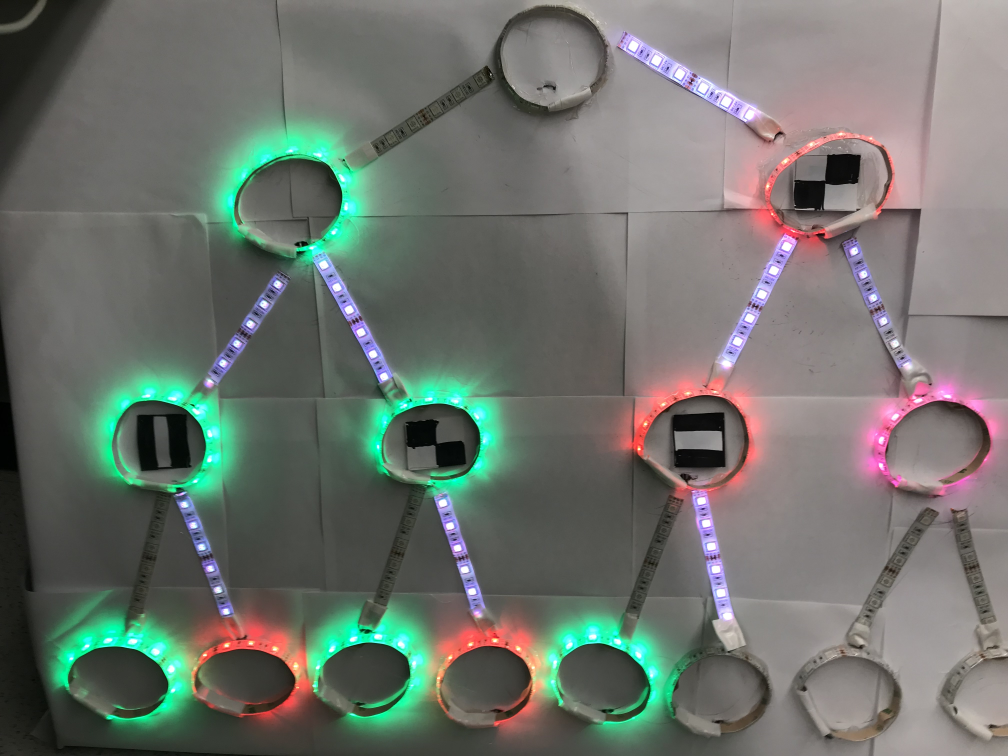
#> input picture newCircleTest7.jpg, 4032 x 3024 px (shown at 1/4 size)
$ python detect_circles_template-backup.py   (Python 2 division)   (older library calls are emulated)
#> lines starting #> are read from the running program, lines starting #| are printed output that depends on the picture
# import the necessary packages
import numpy as np
import argparse
import cv2

# [7 lines of commented-out code are left out]
filename = 'newCircleTest7.jpg'
W = 1000.
oriimg = cv2.imread(filename,cv2.CV_LOAD_IMAGE_COLOR)
#> oriimg is the input picture: shape (3024, 4032, 3); mean B, G, R 108.4, 114.5, 110
height, width, depth = oriimg.shape
#> height = 3024; width = 4032; depth = 3
imgScale = W/width
#> imgScale = 0.248
newX,newY = oriimg.shape[1]*imgScale, oriimg.shape[0]*imgScale
#> newX = 1000; newY = 750
image = cv2.resize(oriimg,(int(newX),int(newY)))
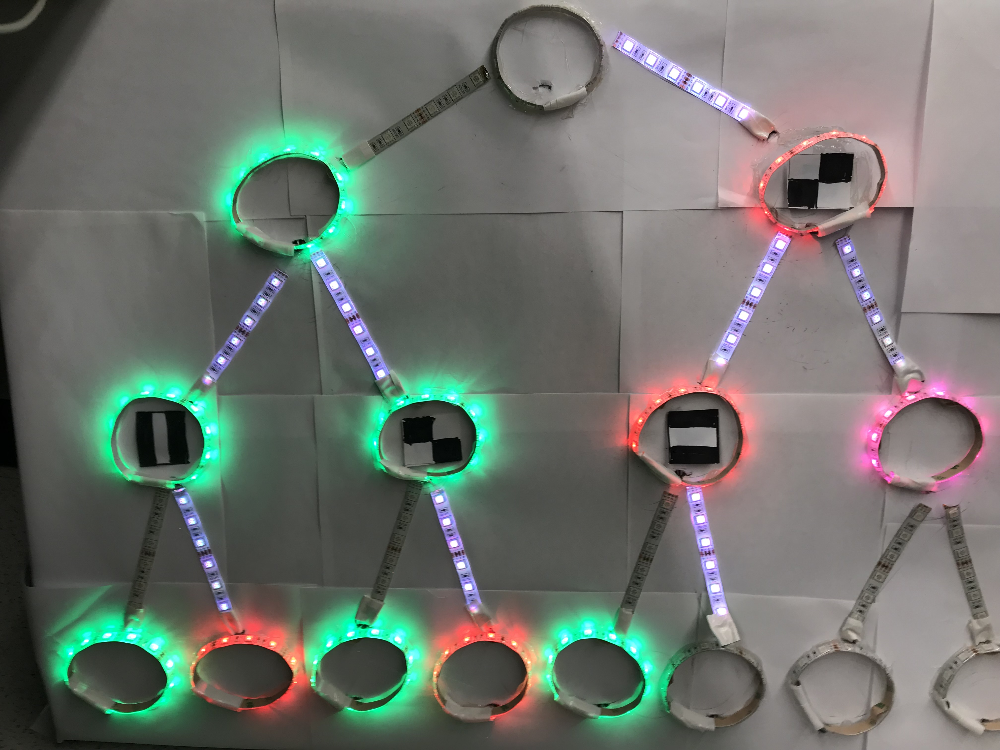
#> image: shape (750, 1000, 3); mean B, G, R 108.3, 114.5, 109.9
output = image.copy()
gray = cv2.cvtColor(image, cv2.COLOR_BGR2GRAY)
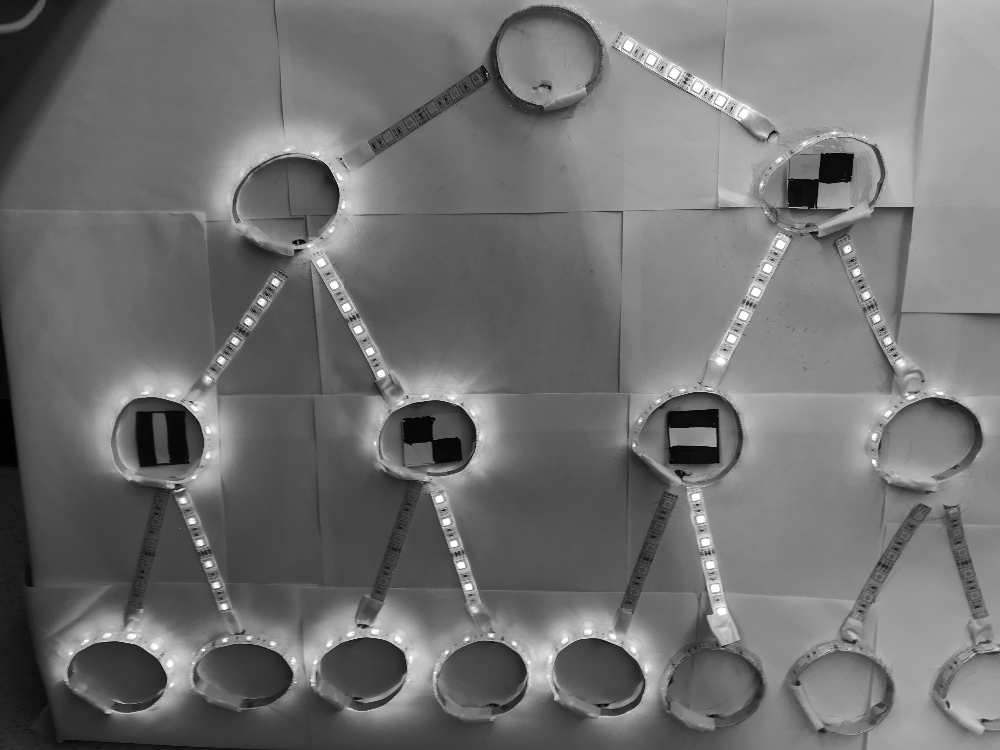
#> gray: shape (750, 1000); min 0, max 255, mean 112.4

# detect circles in the image
circles = cv2.HoughCircles(gray, cv2.cv.CV_HOUGH_GRADIENT, 2, 150, maxRadius = 75)#,  maxRadius = 80)#, maxRadius = 80) #, param1=128, minRadius=10, maxRadius=50)
#> circles = [[285, 203, 47.4], [551, 57, 51.8], [689, 437, 49.6], [817, 195, 51.8], [157, 441, 47.2], [935, 457, 58.4], [363, 667, 43], [429, 437, 47.4], [847, 685, 49.4], [123, 667, 47.4], [597, 671, 43]]
#
def max(x,y):
   if (x>y):
      return x
   else:
      return y

def sortFunction(r,x,y):
   return max(y-500, 0)**4+ r*r

def findLoc(image, template, threshold):
    img_rgb = image
    img_gray = cv2.cvtColor(img_rgb, cv2.COLOR_BGR2GRAY)
    template = cv2.imread(template, 0)
    res = cv2.matchTemplate(img_gray, template, cv2.TM_CCOEFF_NORMED)
    return res

def circle_helper(oriimg):
    W = 220.
    height, width, depth = oriimg.shape
    imgScale = W/width
    newX,newY = oriimg.shape[1]*imgScale, oriimg.shape[0]*imgScale
    image = cv2.resize(oriimg,(int(newX),int(newY)))

    output = image.copy()

    templateResult = []
    templates = ["mask0.png", "mask1.png", "mask2.png", "mask3.png", "mask4.png"]
    for i in range(len(templates)):
        loc = findLoc(image, templates[i], 0.5)
        templateResult.append(loc)

        min_val, max_val, min_loc, max_loc = cv2.minMaxLoc(loc)
        print "template ",i
        print "max_val", max_val


#ensure at least some circles were found
if circles is not None:
	# convert the (x, y) coordinates and radius of the circles to integers
	circles = np.round(circles[0, :]).astype("int")
#> circles = [[285, 203, 47], [551, 57, 52], [689, 437, 50], [817, 195, 52], [157, 441, 47], [935, 457, 58], [363, 667, 43], [429, 437, 47], [847, 685, 49], [123, 667, 47], [597, 671, 43]]

	# loop over the (x, y) coordinates and radius of the circles
	radiusList = []
        for (x, y, r) in circles:
		# draw the circle in the output image, then draw a rectangle
		# corresponding to the center of the circle
                print "radius: ", r, ", x: ", x,", y:", y

                radiusList.append(sortFunction(r,x,y))
#> this loop made 11 passes
#| radius:  47 , x:  285 , y: 203
#| radius:  52 , x:  551 , y: 57
#| radius:  50 , x:  689 , y: 437
#| radius:  52 , x:  817 , y: 195
#| radius:  47 , x:  157 , y: 441
#| radius:  58 , x:  935 , y: 457
#| radius:  43 , x:  363 , y: 667
#| radius:  47 , x:  429 , y: 437
#> (further printed lines are left out)
#> after the loop, radiusList = [2209, 2704, 2500, 2704, 2209, 3364, 777798170, 2209, 1171353026, 777798530, 855037930]
		#cv2.circle(output, (x, y), r, (0, 255, 0), 4)
		#cv2.rectangle(output, (x - 5, y - 5), (x + 5, y + 5), (0, 128, 255), -1)
        radiusList.sort()
        print "circles master list: ", circles
#| circles master list:  [[285 203  47]
#|  [551  57  52]
#|  [689 437  50]
#|  [817 195  52]
#|  [157 441  47]
#|  [935 457  58]
#|  [363 667  43]
#|  [429 437  47]
#|  [847 685  49]
#|  [123 667  47]
#|  [597 671  43]]
        goodCircleList = []
        counter = 0
 	for (x, y, r) in circles:
		# draw the circle in the output image, then draw a rectangle
		# corresponding to the center of the circle
                if (sortFunction(r,x,y)<=radiusList[6]):
		  cv2.putText(output, str(r)+","+str(x)+","+str(y), (x,y),cv2.FONT_HERSHEY_SIMPLEX, .5, (255,0,0),2) #  Scalar(0,0,255,255), 2)
                  cv2.circle(output, (x, y), r, (0, 255, 0), 4)
		  cv2.rectangle(output, (x - 5, y - 5), (x + 5, y + 5), (0, 128, 255), -1)
#> output: shape (750, 1000, 3); mean B, G, R 108.2, 114.6, 109.7
                  cv2.rectangle(output, (x - r, y - r), (x + r, y + r), (0, 128, 255), 4)
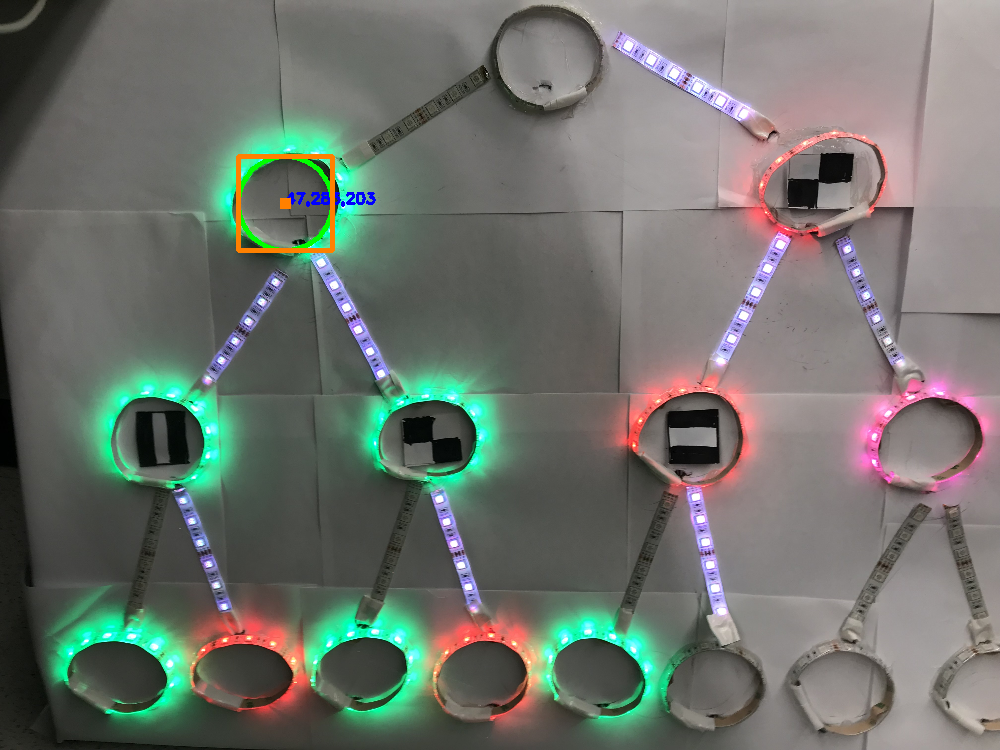
#> output: shape (750, 1000, 3); mean B, G, R 108, 114.4, 110.2

                  crop1 = image[ y-r+10:y+r-10, x-r+10:x+r-10]
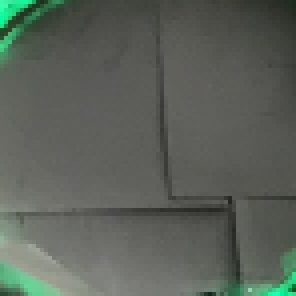
#> crop1: shape (74, 74, 3) (shown 4 times larger); mean B, G, R 89, 97.2, 90.7
                  cv2.imwrite("crop"+str(counter)+".jpg", crop1)
	          print "working on crop ",counter
                  numCircles = circle_helper(crop1)
#> in findLoc, `img_gray = cv2.cvtColor(img_rgb, cv2.COLOR_BGR2GRAY)`:
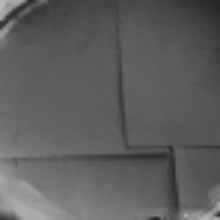
#> img_gray: shape (220, 220); min 35, max 186, mean 94.2
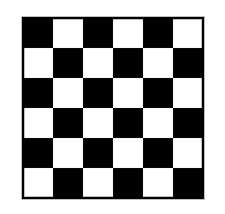
#> input picture mask0.png, 225 x 214 px
#> in findLoc, template is the input picture: shape (214, 225); min 0, max 255, mean 162.4
#> (the run stopped early here; a loop or call above may not have finished)
